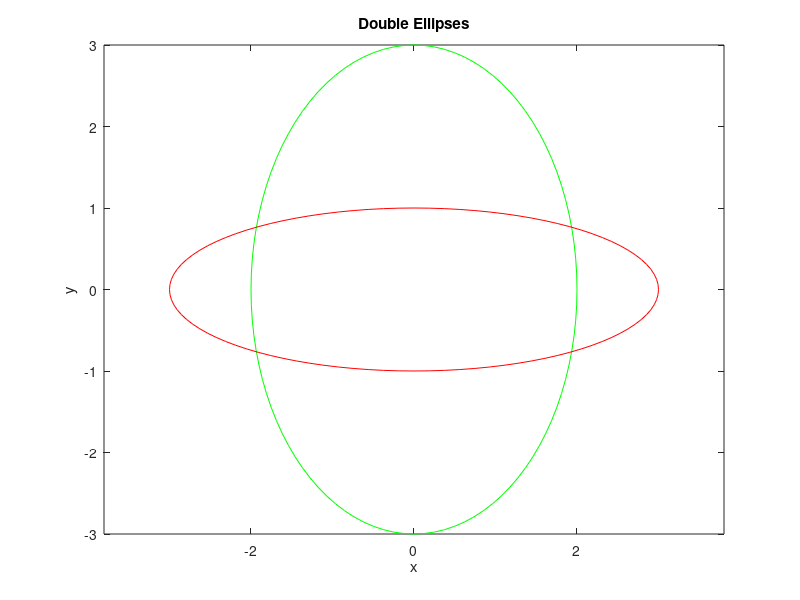

Write MATLAB code to recreate this figure.
% Ellipse – a script file to draw a ellipse
theta=(0:100)*2*pi/100;
a=2;
b=3;
x1=a*cos(theta);
y1=b*sin(theta);
x2=(a+1)*cos(theta);
y2=(b-2)*sin(theta);
plot(x1, y1, 'g', x2, y2, 'r');
axis('equal');
xlabel('x');
ylabel('y');
title('Double Ellipses')
